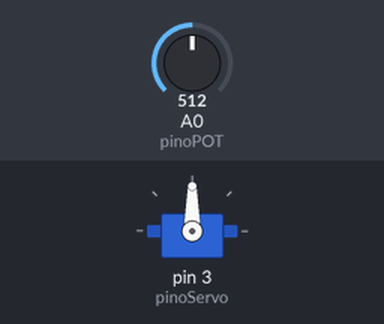
Recording of a sketch running on a simulated Arduino Uno, built with avr-gcc and run on an emulated ATmega328P. Shown: servo. Inputs (shaded band) come from the test bench; at power-on: A0 (pinoPOT) = 512.

Above: at 1.2 s.
1.3 s: A0 (pinoPOT) set to 716
At 2.5 s:
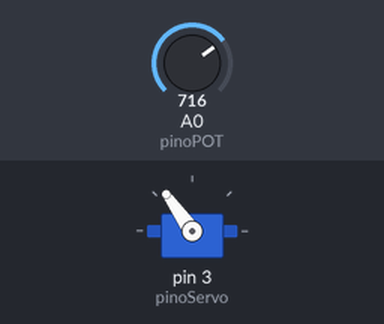
2.8 s: A0 (pinoPOT) set to 900
At 3.7 s:
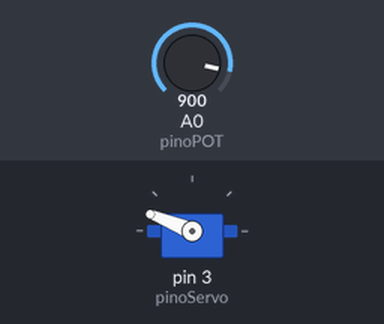
4.3 s: A0 (pinoPOT) set to 1023
At 4.8 s:
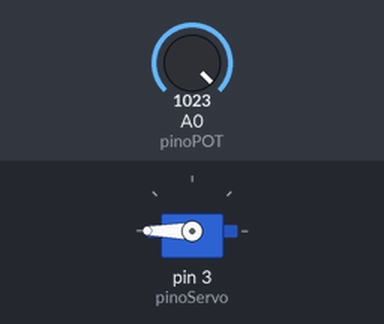
5.8 s: A0 (pinoPOT) set to 306
At 7.0 s:
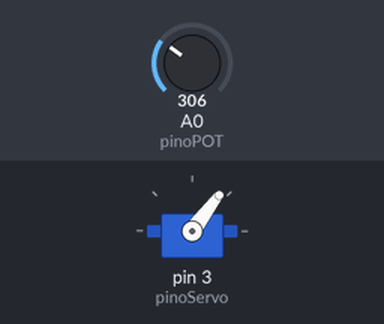
7.3 s: A0 (pinoPOT) set to 122
At 8.3 s:
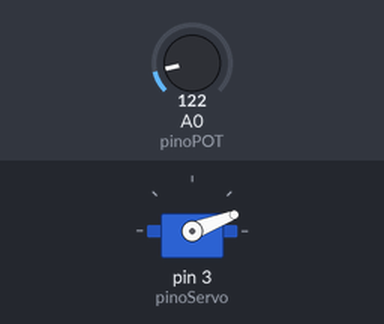
Timing chart, 0 to 9.8 s (numbered marks = the images above; inputs shaded):
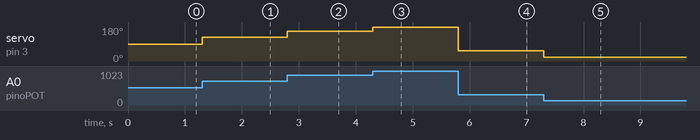

The sketch:

Servo_Motor.ino
```cpp
#include <Servo.h>

Servo servo;

const int pinoPOT = A0;
const int pinoServo = 3;

int leituraA0;

void setup(){
  servo.attach(pinoServo);
  pinMode(pinoPOT, INPUT);
}
void loop(){
  leituraA0 = analogRead(pinoPOT);
  leituraA0 = map(leituraA0, 0, 1023, 0, 180);
  servo.write(leituraA0);
  delay(1);
}
```

Measured:
- after the input at 1.3 s, servo on pin 3 (pinoServo): 90° → 125° at once
- after the input at 2.8 s, servo on pin 3 (pinoServo): 125° → 158° at once
- after the input at 4.3 s, servo on pin 3 (pinoServo): 158° → 180° at once
- after the input at 5.8 s, servo on pin 3 (pinoServo): 180° → 53° at once
- after the input at 7.3 s, servo on pin 3 (pinoServo): 53° → 21° at once
